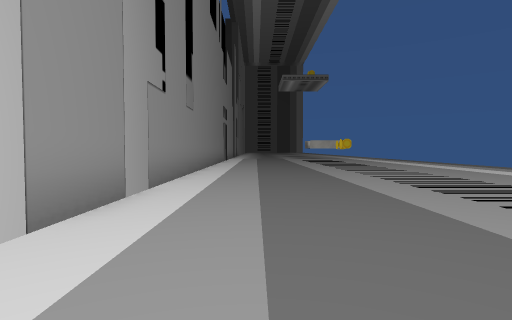
View 1 (above)

15 first-person views from a walk through a Unity game level. The camera is 1.2 m above the floor, tilts 2° down and sees 80° across. The floor is counted in squares, 2 m on a side. Each view is taken from the middle of a square. On the plan, view 1 faces up. The plan holds only what a view shows up to about 9 squares ahead; the rest is blank. The place goes on beyond the plan. The player character is not drawn. Some surface patterns are stand-ins.

View 2
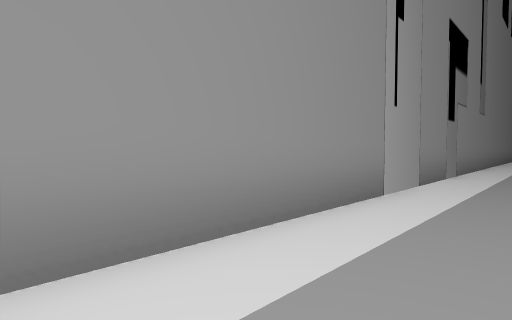

View 3
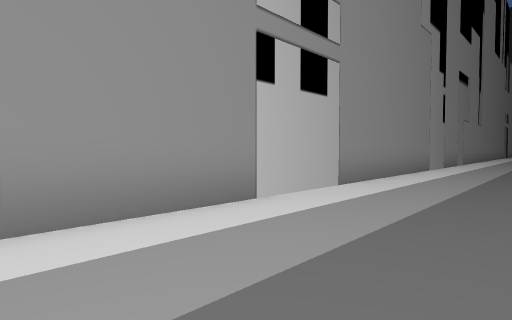

View 4
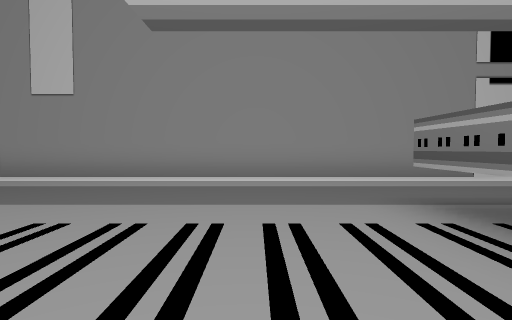

View 5
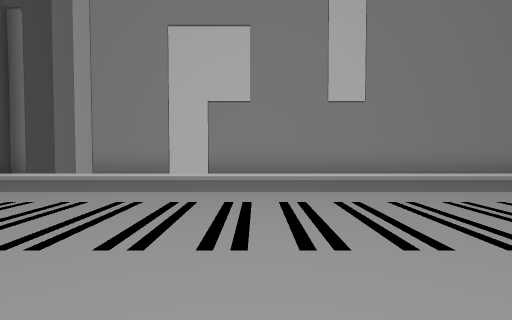

View 6
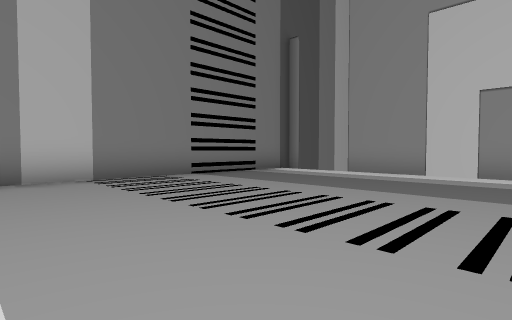

View 7
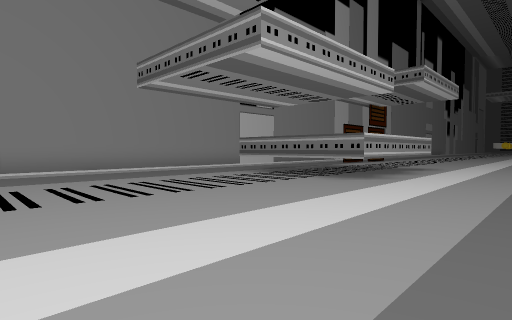

View 8
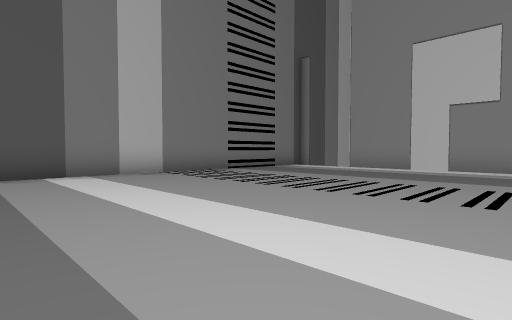

View 9
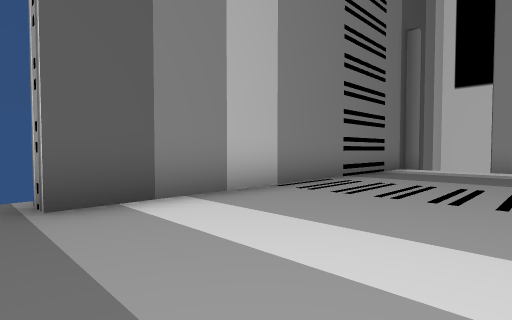

View 10
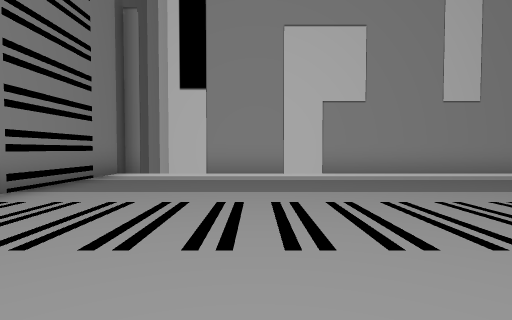

View 11
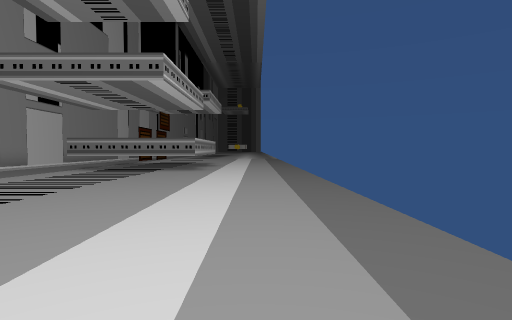

View 12
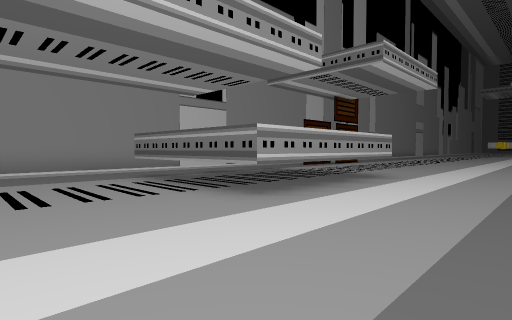

View 13
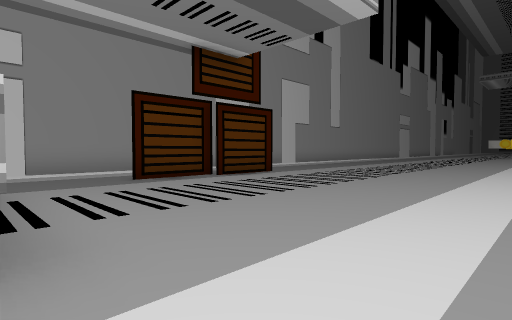

View 14
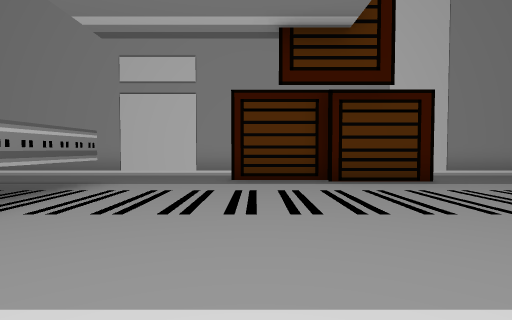

View 15
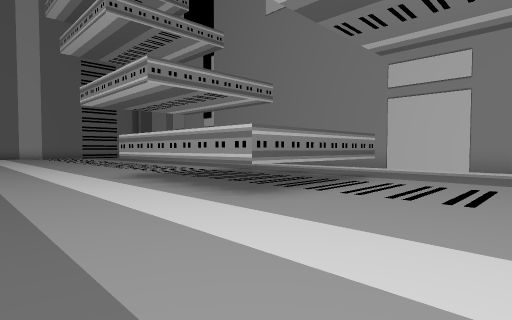

### Floor plan
Key: @ floor where view 1 was taken; # wall or solid block; . floor; = window, fence, low wall or low ledge; ^ raised ledge.
Columns run from 3 left of view 1 to 8 right of it. Each row starts with its distance up from view 1.
  9  =.........
  8  =.........
  7  =........
  6  =.......
  5  =........
  4  =........
  3  =........
  2  =........
  1  =........
  0  =.@#.....
 -1  =..#......
 -2  =..#......
 -3  =..#.......
 -4  =..........
 -5  =..........
 -6  =...^^^^...
 -7  =...   ^...
 -8  =...   ^...
 -9  =...   ^...
-10  =...^^^^...
-11  =..........
-12  =..........
-13  =..........
-14  =..........
-15  =..........
-16  =..........
-17  =..........
-18  =..........
-19  =..........
-20  =..........
-21  =..........
-22  =..........
-23  =..........
-24  =..........
-25 #=..........
-26  ##########.

Where each view was taken, in squares from view 1:
view 1: 0 up, 0 right, facing up
view 2: 4 down, 0 right, facing up-left
view 3: 10 down, 1 right, facing up-left
view 4: 12 down, 5 right, facing left
view 5: 19 down, 6 right, facing left
view 6: 19 down, 6 right, facing down-left
view 7: 16 down, 8 right, facing up-left
view 8: 18 down, 8 right, facing down-left
view 9: 22 down, 8 right, facing down-left
view 10: 22 down, 6 right, facing left
view 11: 19 down, 7 right, facing up
view 12: 13 down, 8 right, facing up-left
view 13: 6 down, 7 right, facing up-left
view 14: 3 down, 7 right, facing left
view 15: 3 down, 8 right, facing down-left
